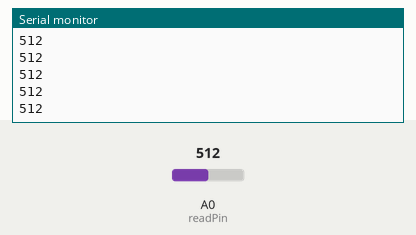
A sketch run on a simulated Arduino Uno, built with avr-gcc and run on an emulated ATmega328P. Parts: the last lines printed to the serial monitor. Inputs (shaded band) come from the test bench; at power-on: A0 (readPin) = 512.

Above: at 1.2 s.
1.3 s: A0 (readPin) set to 716
At 2.3 s:
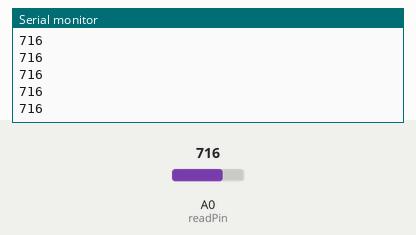
2.8 s: A0 (readPin) set to 900
At 3.5 s:
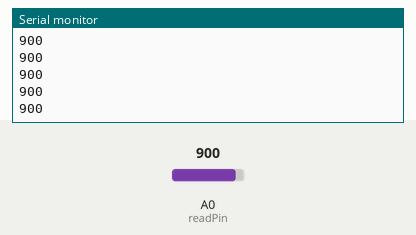
Timing chart, 0 to 5.8 s (numbered marks = the images above; inputs shaded):
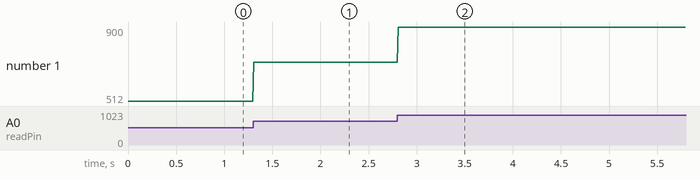

Measured:
- after the input at 1.3 s, the serial monitor: prints a new line at once (image 1)
- after the input at 2.8 s, the serial monitor: prints a new line at once (image 2)
- plotted number 1: 512 → 716 after the input at 1.3 s, 716 → 900 after the input at 2.8 s

The sketch:

plot.ino
```cpp
const byte readPin = A0;

void setup() {
    Serial.begin(115200);
}

void loop() {
    int raw = analogRead(readPin);
    Serial.println(raw);
    delay(10);
}
```
